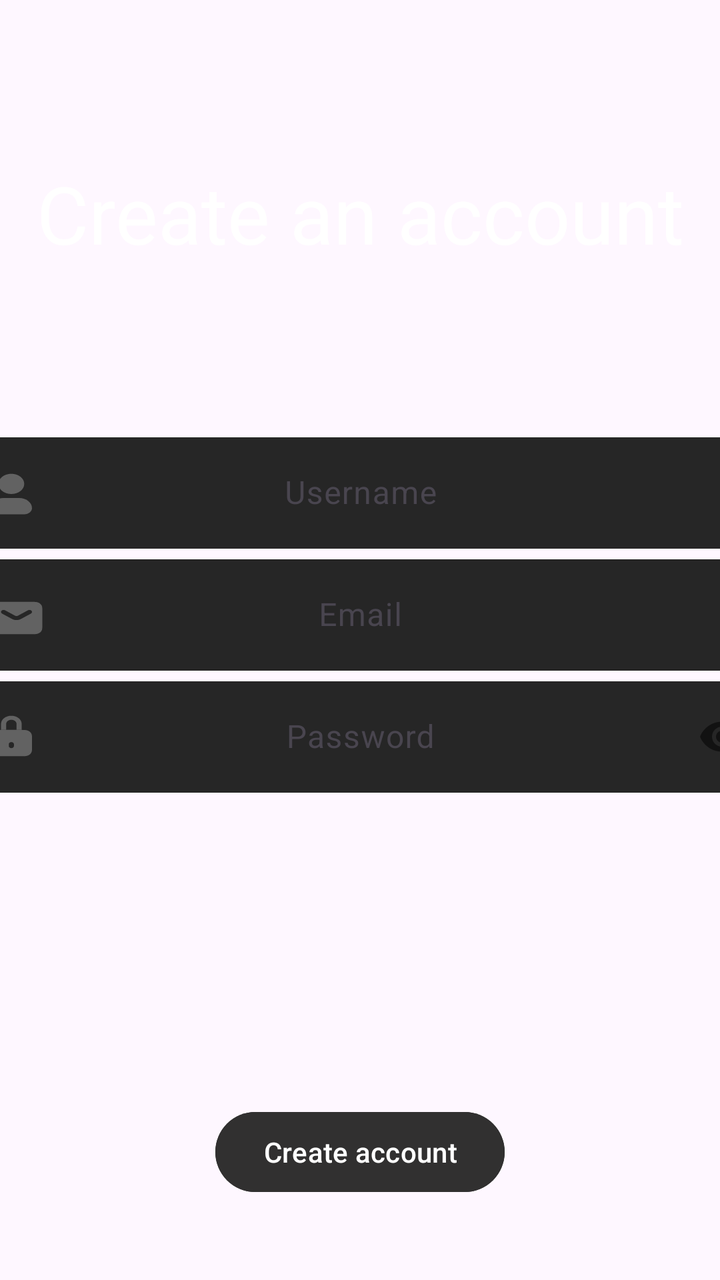
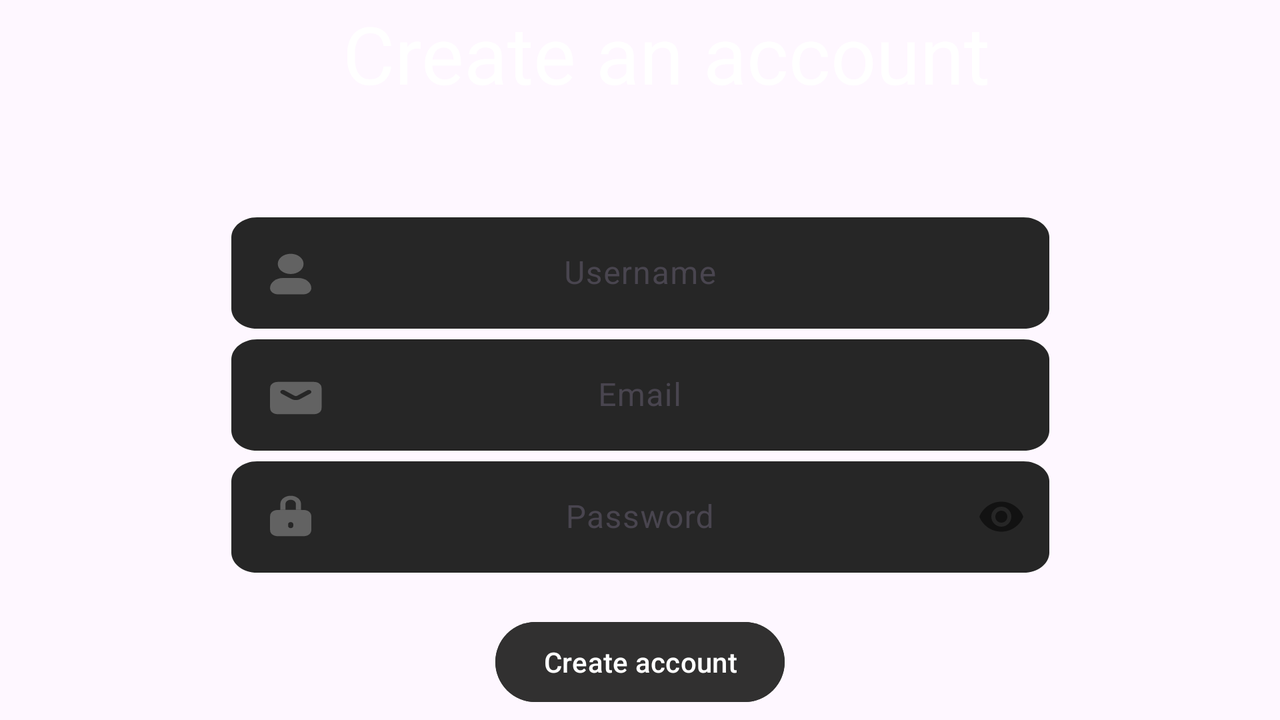

The same Android screen from two of the app's own layout files: first res/layout/ as a phone draws it, then the repository's variant for another configuration, drawn on a device whose configuration selects that folder. Both files follow.
<!-- AndroidManifest.xml: application theme Theme.ChitChat -->
<!-- res/layout/fragment_sign_up.xml -->
<?xml version="1.0" encoding="utf-8"?>
<FrameLayout xmlns:android="http://schemas.android.com/apk/res/android"
    xmlns:app="http://schemas.android.com/apk/res-auto"
    xmlns:tools="http://schemas.android.com/tools"
    android:id="@+id/btn_sign_up"
    android:layout_width="match_parent"
    android:layout_height="match_parent"
    tools:context=".View.SignInFragment">


    <androidx.constraintlayout.widget.ConstraintLayout
        android:layout_width="match_parent"
        android:layout_height="match_parent">


        <nl.dionsegijn.konfetti.xml.KonfettiView
            android:id="@+id/confetti"
            android:layout_width="wrap_content"
            android:layout_height="wrap_content"
            app:layout_constraintBottom_toBottomOf="parent"
            app:layout_constraintEnd_toEndOf="parent"
            app:layout_constraintHorizontal_bias="0.5"
            app:layout_constraintStart_toStartOf="parent"
            app:layout_constraintTop_toTopOf="parent"
            app:layout_constraintVertical_bias="0.5">

        </nl.dionsegijn.konfetti.xml.KonfettiView>


        <Button
            android:id="@+id/btn_signup"
            android:layout_width="wrap_content"
            android:layout_height="wrap_content"
            android:layout_marginBottom="40dp"
            android:layout_marginEnd="10dp"
            android:layout_marginStart="10dp"
            android:backgroundTint="#313030"
            android:text="@string/create_account"
            android:textColor="@color/white"
            app:layout_constraintBottom_toBottomOf="parent"
            app:layout_constraintEnd_toEndOf="parent"
            app:layout_constraintStart_toStartOf="parent" />

        <TextView
            android:id="@+id/tv_createaccount"
            android:layout_width="wrap_content"
            android:layout_height="wrap_content"
            android:text="@string/create_an_account"
            android:textColor="@color/white"
            android:textSize="40sp"
            android:layout_marginTop="80dp"
            app:layout_constraintBottom_toTopOf="@+id/user_design"
            app:layout_constraintEnd_toEndOf="parent"
            app:layout_constraintStart_toStartOf="parent"
            app:layout_constraintTop_toTopOf="parent" />

        <com.google.android.material.textfield.TextInputLayout
            android:id="@+id/password_design"
            android:layout_width="409dp"
            android:layout_height="wrap_content"
            app:layout_constraintEnd_toEndOf="parent"
            app:layout_constraintStart_toStartOf="parent"
            app:layout_constraintTop_toBottomOf="@+id/email_design"
            app:passwordToggleEnabled="true">

            <com.google.android.material.textfield.TextInputEditText
                android:id="@+id/et_password"
                android:layout_width="match_parent"
                android:layout_height="wrap_content"
                android:background="@drawable/custom_password_input"
                android:gravity="center"
                android:hint="@string/password"
                android:textColor="@color/white"
                android:inputType="textPassword"
                />
        </com.google.android.material.textfield.TextInputLayout>

        <com.google.android.material.textfield.TextInputLayout
            android:id="@+id/email_design"
            android:layout_width="409dp"
            android:layout_height="wrap_content"
            app:layout_constraintTop_toBottomOf="@+id/user_design"
            app:layout_constraintEnd_toEndOf="parent"
            app:layout_constraintStart_toStartOf="parent">

            <com.google.android.material.textfield.TextInputEditText
                android:id="@+id/et_email"
                android:layout_width="match_parent"
                android:layout_height="wrap_content"
                android:background="@drawable/custom_email_input"
                android:gravity="center"
                android:hint="@string/email"
                android:textColor="@color/white"
                android:inputType="textEmailAddress"
                />
        </com.google.android.material.textfield.TextInputLayout>

        <com.google.android.material.textfield.TextInputLayout
            android:id="@+id/user_design"
            android:layout_width="409dp"
            android:layout_height="wrap_content"
            app:layout_constraintEnd_toEndOf="parent"
            app:layout_constraintStart_toStartOf="parent"
            app:layout_constraintTop_toBottomOf="@id/tv_createaccount"
            android:layout_marginTop="80dp"
            tools:layout_editor_absoluteY="53dp">

            <com.google.android.material.textfield.TextInputEditText
                android:id="@+id/et_user_name"
                android:layout_width="match_parent"
                android:layout_height="wrap_content"
                android:background="@drawable/custom_input"
                android:gravity="center"
                android:hint="@string/username"
                android:textColor="@color/white"
                android:inputType="text"
                />
        </com.google.android.material.textfield.TextInputLayout>


    </androidx.constraintlayout.widget.ConstraintLayout>
</FrameLayout>
<!-- resources referenced by this layout -->
<resources>
  <!-- drawable custom_email_input (drawable) -->
  <vector xmlns:android="http://schemas.android.com/apk/res/android"
      android:width="317dp"
      android:height="55dp"
      android:viewportWidth="317"
      android:viewportHeight="55">
      <path
          android:fillColor="#FF262626"
          android:pathData="M0 10c0-5.52 4.48-10 10-10h297c5.52 0 10 4.48 10 10v35c0 5.52-4.48 10-10 10h-297c-5.52 0-10-4.48-10-10z"/>
      <path
          android:fillColor="#FF626262"
          android:fillType="evenOdd"
          android:pathData="M15.33 22.64C15 23.28 15 24.12 15 25.8v6.4c0 1.68 0 2.52 0.33 3.16 0.28 0.57 0.74 1.03 1.3 1.31C17.29 37 18.13 37 19.8 37h10.4c1.68 0 2.52 0 3.16-0.33 0.57-0.28 1.03-0.74 1.31-1.3C35 34.71 35 33.87 35 32.2v-6.4c0-1.68 0-2.52-0.33-3.16-0.28-0.57-0.74-1.03-1.3-1.31C32.71 21 31.87 21 30.2 21H19.8c-1.68 0-2.52 0-3.16 0.33-0.57 0.28-1.03 0.74-1.31 1.3Zm5.24 2.54c-0.46-0.32-1.08-0.2-1.4 0.25-0.3 0.46-0.2 1.08 0.26 1.4l3.87 2.65c1.03 0.7 2.37 0.7 3.4 0l3.87-2.66c0.45-0.3 0.57-0.93 0.25-1.39-0.3-0.45-0.93-0.57-1.39-0.25l-3.86 2.65c-0.35 0.23-0.8 0.23-1.14 0l-3.86-2.65Z"/>
  </vector>
  <!-- drawable custom_input (drawable) -->
  <vector xmlns:android="http://schemas.android.com/apk/res/android"
      android:width="317dp"
      android:height="55dp"
      android:viewportWidth="317"
      android:viewportHeight="55">
      <path
          android:fillColor="#FF262626"
          android:pathData="M0 10c0-5.52 4.48-10 10-10h297c5.52 0 10 4.48 10 10v35c0 5.52-4.48 10-10 10h-297c-5.52 0-10-4.48-10-10z"/>
      <path
          android:fillColor="#FF626262"
          android:pathData="M20 30c-2.76 0-5 2.24-5 5 0 1.66 1.34 3 3 3h10c1.66 0 3-1.34 3-3 0-2.76-2.24-5-5-5h-6Z"/>
      <path
          android:fillColor="#FF626262"
          android:pathData="M23 18c-2.76 0-5 2.24-5 5s2.24 5 5 5 5-2.24 5-5-2.24-5-5-5Z"/>
  </vector>
  <!-- drawable custom_password_input (drawable) -->
  <vector xmlns:android="http://schemas.android.com/apk/res/android"
      android:width="317dp"
      android:height="55dp"
      android:viewportWidth="317"
      android:viewportHeight="55">
      <path
          android:fillColor="#FF262626"
          android:pathData="M0 10c0-5.52 4.48-10 10-10h297c5.52 0 10 4.48 10 10v35c0 5.52-4.48 10-10 10h-297c-5.52 0-10-4.48-10-10z"/>
      <path
          android:fillColor="#FF626262"
          android:fillType="evenOdd"
          android:pathData="M19.16 24h7.68c0.53 0 0.98 0 1.36 0.03 0.39 0.03 0.78 0.1 1.16 0.3 0.57 0.28 1.03 0.74 1.31 1.3 0.2 0.39 0.27 0.78 0.3 1.18C31 27.18 31 27.63 31 28.16v4.68c0 0.53 0 0.98-0.03 1.35-0.03 0.4-0.1 0.8-0.3 1.17-0.28 0.57-0.74 1.03-1.3 1.31-0.39 0.2-0.78 0.27-1.18 0.3C27.82 37 27.38 37 26.84 37h-7.68c-0.53 0-0.98 0-1.36-0.03-0.39-0.03-0.78-0.1-1.16-0.3-0.57-0.28-1.03-0.74-1.31-1.3-0.2-0.39-0.27-0.78-0.3-1.17C15 33.81 15 33.37 15 32.84v-4.68c0-0.53 0-0.98 0.03-1.36 0.03-0.39 0.1-0.78 0.3-1.16 0.28-0.57 0.74-1.03 1.3-1.31 0.39-0.2 0.78-0.27 1.18-0.3C18.18 24 18.63 24 19.16 24ZM23 30c-0.55 0-1 0.45-1 1v1c0 0.55 0.45 1 1 1s1-0.45 1-1v-1c0-0.55-0.45-1-1-1Z"/>
      <path
          android:fillColor="#FF626262"
          android:fillType="evenOdd"
          android:pathData="M19 21c0-2.2 1.8-4 4-4s4 1.8 4 4v3h-2v-3c0-1.1-0.9-2-2-2s-2 0.9-2 2v3h-2v-3Z"/>
  </vector>
  <string name="create_account">Create account</string>
  <string name="create_an_account">Create an account</string>
  <string name="email">Email</string>
  <string name="password">Password</string>
  <string name="username">Username</string>
  <style name="Theme.ChitChat" parent="Base.Theme.ChitChat" />
  <style name="Base.Theme.ChitChat" parent="Theme.Material3.DayNight.NoActionBar">
  
          
          
      </style>
</resources>
<!-- res/layout-land/fragment_sign_up.xml (the repository's variant of the layout above) -->
<!-- drawn on the phone turned sideways -->
<?xml version="1.0" encoding="utf-8"?>
<FrameLayout xmlns:android="http://schemas.android.com/apk/res/android"
    xmlns:app="http://schemas.android.com/apk/res-auto"
    xmlns:tools="http://schemas.android.com/tools"
    android:id="@+id/btn_sign_up"
    android:layout_width="match_parent"
    android:layout_height="match_parent"
    tools:context=".View.SignInFragment">

    <androidx.constraintlayout.widget.ConstraintLayout
        android:layout_width="match_parent"
        android:layout_height="match_parent">

        <nl.dionsegijn.konfetti.xml.KonfettiView
            android:id="@+id/confetti"
            android:layout_width="wrap_content"
            android:layout_height="wrap_content"
            app:layout_constraintBottom_toBottomOf="parent"
            app:layout_constraintEnd_toEndOf="parent"
            app:layout_constraintHorizontal_bias="0.5"
            app:layout_constraintStart_toStartOf="parent"
            app:layout_constraintTop_toTopOf="parent"
            app:layout_constraintVertical_bias="0.5">
        </nl.dionsegijn.konfetti.xml.KonfettiView>

        <TextView
            android:id="@+id/tv_create_account"
            android:layout_width="wrap_content"
            android:layout_height="wrap_content"
            android:text="@string/create_an_account"
            android:textColor="@color/white"
            android:textSize="40sp"
            app:layout_constraintBottom_toTopOf="@+id/user_design"
            app:layout_constraintEnd_toEndOf="parent"
            app:layout_constraintHorizontal_bias="0.542"
            app:layout_constraintStart_toStartOf="parent"
            app:layout_constraintTop_toTopOf="parent" />

        <com.google.android.material.textfield.TextInputLayout
            android:id="@+id/user_design"
            android:layout_width="409dp"
            android:layout_height="wrap_content"
            app:layout_constraintEnd_toEndOf="parent"
            app:layout_constraintStart_toStartOf="parent"
            app:layout_constraintTop_toBottomOf="@id/tv_create_account"
            android:layout_marginTop="50dp">

            <com.google.android.material.textfield.TextInputEditText
                android:id="@+id/et_user_name"
                android:layout_width="match_parent"
                android:layout_height="wrap_content"
                android:background="@drawable/custom_input"
                android:gravity="center"
                android:hint="@string/username"
                android:inputType="text"
                android:textColor="@color/white" />
        </com.google.android.material.textfield.TextInputLayout>

        <com.google.android.material.textfield.TextInputLayout
            android:id="@+id/email_design"
            android:layout_width="409dp"
            android:layout_height="wrap_content"
            app:layout_constraintTop_toBottomOf="@+id/user_design"
            app:layout_constraintEnd_toEndOf="parent"
            app:layout_constraintStart_toStartOf="parent">

            <com.google.android.material.textfield.TextInputEditText
                android:id="@+id/et_email"
                android:layout_width="match_parent"
                android:layout_height="wrap_content"
                android:background="@drawable/custom_email_input"
                android:gravity="center"
                android:hint="@string/email"
                android:textColor="@color/white"
                android:inputType="textEmailAddress"/>
        </com.google.android.material.textfield.TextInputLayout>

        <com.google.android.material.textfield.TextInputLayout
            android:id="@+id/password_design"
            android:layout_width="409dp"
            android:layout_height="wrap_content"
            app:layout_constraintEnd_toEndOf="parent"
            app:layout_constraintStart_toStartOf="parent"
            app:layout_constraintTop_toBottomOf="@+id/email_design"
            app:passwordToggleEnabled="true">

            <com.google.android.material.textfield.TextInputEditText
                android:id="@+id/et_password"
                android:layout_width="match_parent"
                android:layout_height="wrap_content"
                android:background="@drawable/custom_password_input"
                android:gravity="center"
                android:hint="@string/password"
                android:textColor="@color/white"
                android:inputType="textPassword"/>
        </com.google.android.material.textfield.TextInputLayout>

        <Button
            android:id="@+id/btn_signup"
            android:layout_width="wrap_content"
            android:layout_height="wrap_content"
            android:layout_marginBottom="5dp"
            android:layout_marginEnd="10dp"
            android:layout_marginStart="10dp"
            android:backgroundTint="#313030"
            android:text="@string/create_account"
            android:textColor="@color/white"
            app:layout_constraintBottom_toBottomOf="parent"
            app:layout_constraintEnd_toEndOf="parent"
            app:layout_constraintStart_toStartOf="parent" />

    </androidx.constraintlayout.widget.ConstraintLayout>
</FrameLayout>
